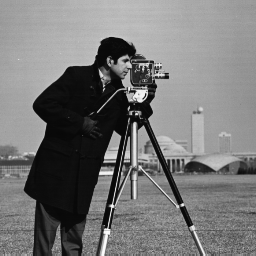
%> input picture Cameraman.tif, 256 x 256 px
$ octave Unt.m   (GNU Octave 9; MATLAB toolbox functions it lacks are replaced by stand-ins)
%> lines starting %> are read from the running program, lines starting %| are printed output that depends on the picture
### huffman.m
function [sig_encoded dict symbol] = huffman( string )
symbol=[];                                %initialise variables
count=[];
j=1;
%------------------------------------------loop to separate symbols and how many times they occur
for i=1:length(string)
  flag=0;
  flag=ismember(symbol,string(i));      %symbols
      if sum(flag)==0
      symbol(j) = string(i);
      k=ismember(string,string(i));
      c=sum(k);                         %no of times it occurs
      count(j) = c;
      j=j+1;
      end
end
ent=0;
total=sum(count);                         %total no of symbols
prob=[];
%-----------------------------------------for loop to find probability and
for i=1:1:size((count)');
prob(i)=count(i)/total ;
end
[dict avglen]=huffmandict(symbol,prob); %creating the huffman dictionary
sig_encoded=huffmanenco(string,dict) ;
prob ;
symbol ;
end

### Unt.m
clear all
clc
N=8;                        % Block size for which DCT is Computed.
M=8;
I=imread('cameraman.tif');
%> I is the input picture: size 256x256 uint8; min 7, max 253, mean 118.7
% Reading the input image file and storing intensity values in 2-D matrix I.
%I=rgb2gray(I);
I_dim=size(I);              % Finding the dimensions of the image file.
%> I_dim = [256 256]
for i=1:I_dim(1)/N
    for j=1:I_dim(2)/M
         I_Trsfrm(i,j).block=zeros(N,M); % Initialising the DCT Coefficients Structure Matrix "I_Trsfrm" with the required dimensions.
    end
end
%> after the loop, I_Trsfrm = 1024 items

Norm_Mat=[16 11 10 16 24 40 51 61       % Normalization matrix (8 X 8) used to Normalize the DCT Matrix.
          12 12 14 19 26 58 60 55
          14 13 16 24 40 57 69 56
          14 17 22 29 51 87 80 62
          18 22 37 56 68 109 103 77
          24 35 55 64 81 104 113 92
          49 64 78 87 103 121 120 101
          72 92 95 98 112 100 103 99];
 fun1 = @(block_struct) dct2(block_struct.data);
I2 = blockproc(I,[8 8],fun1);     % processing the individual (8X8) blocks
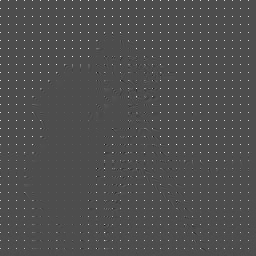
%> I2: size 256x256 double; min -697.8, max 1595.1, mean 15; drawn with min black and max white
for i=1:I_dim(1)/N
    for j=1:I_dim(2)/M
        for a=1:N
            for b=1:M
               I_Trsfrm(i,j).block(a,b)=I2(N*(i-1)+a,M*(j-1)+b) ;% Assigning the DCT Coefficients to the structure Matrix "I_Trsfrm".
            end
        end
    end
end


for a=1:I_dim(1)/N
    for b=1:I_dim(2)/M
        I_Trsfrm(a,b).block=round(I_Trsfrm(a,b).block./Norm_Mat);% Quantization(Lossy) step.
    end
end

for i=1:I_dim(1)/N
    for j=1:I_dim(2)/M

        I_zigzag(i,j).block=zeros(1,N*M);
          % Initialising the 64X1 vector for zigzag traversal.

    end
end
%> after the loop, I_zigzag = 1024 items

for i=1:I_dim(1)/N
    for j=1:I_dim(2)/M

        I_zigzag(i,j).block=zigzag(I_Trsfrm(i,j).block);
            %Zigzag traversal of the individual 8x8 blocks

    end
end
for i=1:I_dim(1)/N
    for j=1:I_dim(2)/M

        I_runlength(i,j).block=RLE_encode(I_zigzag(i,j).block);

          % Zero run length encoding the individual 64x1 vector obtained
          % from zigzag traversal


    end
end
%> after the loop, I_runlength = 1024 items
array=[] ;
for i=1:I_dim(1)/N
    for j=1:I_dim(2)/M

        array=vertcat(array,RLE2huff_byte(I_runlength(i,j).block));

          %converting the run length pairs to a byte which is huffman coded next
    end
end
[sig_encoded dict symbol] = huffman( array(:,3) ); % huffman coing the run length pairs
%> the loop in huffman, `for i=1:length(string)` made 10721 passes
%> (flag, c) on passes 1, 2, 7, 28, 32: (0, 580), (false, 3930), ([false false], 900), ([false false false], 98), ([false false false false], 394)
%> flag on passes 3, 4, 5, 6, 8, 9: [true false], [false true], [false true], [true false], [false true false], [true false false]
%> after the loop in huffman, `for i=1:length(string)`: c = 1; count = 42 values, max 3930 at index 2, min 1 at index 28, mean 255.3; j = 43; k = 10721 logical values, 1 true; symbol = 42 values, max 112 at index 1, min 16 at index 2, mean 42.76
%> in huffman, `total=sum(count);`: total = 10721
%> the loop in huffman, `for i=1:1:size((count)');` made 42 passes
%> after the loop in huffman, `for i=1:1:size((count)');`: prob = 42 values, max 0.367 at index 2, min 9.33e-05 at index 28, mean 0.0238
%> the run ends on the next line
